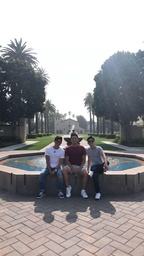
#> input picture hw4/hw4_skeleton/41959058_1585073348265445_4547157497764380672_o.jpg, 144 x 256 px, shrunk from 540 x 960 before the run
$ python imageSegmentation.py 3 41959058_1585073348265445_4547157497764380672_o.jpg out.png
#> lines starting #> are read from the running program, lines starting #| are printed output that depends on the picture
from PIL import Image
import numpy as np
import math
import sys

def closestClusterIndex(clusters, feature):
    closestDiff = sys.maxsize
    closestClusterIndex = -1
    for i,c in enumerate(clusters):
        diff = (np.absolute(c - feature)).sum()
        if diff < closestDiff:
            closestDiff = diff
            closestClusterIndex = i
    return closestClusterIndex

def diff(clusters1, clusters2):
    diff = 0
    for i in range(len(clusters1)):
        # maybe just use x,y for difference
        diff += (np.absolute((clusters1[i] - clusters2[i]) ** 2)).sum()
    print(diff)
    return diff

if __name__ == "__main__":
    epsilon = 0.01
    assert(len(sys.argv) == 4)
    k = int(sys.argv[1])
    inFile = sys.argv[2]
    outFile = sys.argv[3]
    im = Image.open(inFile)
#> im is the input picture: PIL image 144x256 RGB; mean R, G, B 153.5, 152.2, 154.5
    print(im.size)
#| (144, 256)
    imgV = np.array(im)
    imgV = imgV[:,:,:3]
    xSize,ySize,zSize = imgV.shape
#> xSize = 256; ySize = 144; zSize = 3
    imgFeature = np.empty((0,5),float)
    for i in range(xSize):
        for j in range(ySize):
            temp = np.array([[i/xSize, j/ySize, imgV[i,j,0]/255, imgV[i,j,1]/255, imgV[i,j,2]/255]])
            imgFeature = np.append(imgFeature, temp, axis=0)

    n = imgFeature.shape[0]

    clusters = []
    for i in range(k):
        clusters.append(imgFeature[np.random.choice(n,1)])

    newClusters = None
    iteration = 0
    while newClusters is None or diff(newClusters, clusters) > epsilon:
        if newClusters is not None:
            clusters = newClusters
        #print("iteration: ", iteration)
        iteration+=1
        indexCounter = [0] * k
        indexSum = [[0,0,0,0,0] for i in range(k)]
        for i in range(n):
            index = closestClusterIndex(clusters, imgFeature[i])
            indexCounter[index] += 1
            indexSum[index][0] += imgFeature[i][0]
            indexSum[index][1] += imgFeature[i][1]
            indexSum[index][2] += imgFeature[i][2]
            indexSum[index][3] += imgFeature[i][3]
            indexSum[index][4] += imgFeature[i][4]


        newClusters = []
        for i,coord in enumerate(indexSum):
            if indexCounter[i] == 0:
                newClusters.append(imgFeature[np.random.choice(n,1)])
                continue
            x = coord[0]/indexCounter[i]
            y = coord[1]/indexCounter[i]
            r = coord[2]/indexCounter[i]
            g = coord[3]/indexCounter[i]
            b = coord[4]/indexCounter[i]
            #print(x,y,i)
            newClusters.append(np.array([x,y,r,g,b]).reshape((1,5)))

    clusters = [np.copy(i) for i in newClusters]

    npNewImage = np.copy(imgV)
    # print(npNewImage)
    #print(clusters)
    for i in range(xSize):
        for j in range(ySize):
            index = closestClusterIndex(clusters, np.array([i/xSize,j/ySize,imgV[i,j,0]/255,imgV[i,j,1]/255,imgV[i,j,2]/255]))
            npNewImage[i,j] = (255 * clusters[index][:,2:])
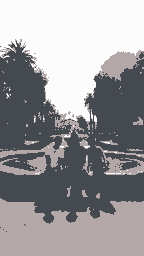
#> npNewImage: shape (256, 144, 3); mean R, G, B 152.6, 151.3, 154.1

    print(npNewImage.shape)
#| (256, 144, 3)
    newImg = Image.fromarray(npNewImage)
    newImg.save(outFile)
    print(n)
